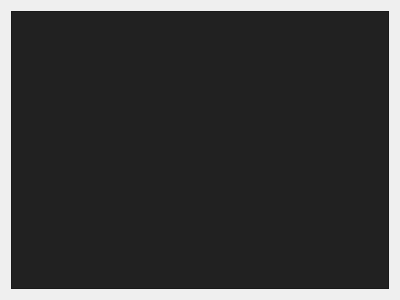
<?xml version="1.0" encoding="UTF-8"?>
<ui version="4.0">
 <class>QTIOWidget</class>
 <widget class="QWidget" name="QTIOWidget">
  <property name="geometry">
   <rect>
    <x>0</x>
    <y>0</y>
    <width>400</width>
    <height>300</height>
   </rect>
  </property>
  <property name="windowTitle">
   <string>QTIOWidget</string>
  </property>
  <layout class="QHBoxLayout" name="horizontalLayout">
   <item>
    <widget class="QPlainTextEdit" name="ioTextEdit">
     <property name="sizePolicy">
      <sizepolicy hsizetype="Preferred" vsizetype="Preferred">
       <horstretch>0</horstretch>
       <verstretch>0</verstretch>
      </sizepolicy>
     </property>
     <property name="palette">
      <palette>
       <active>
        <colorrole role="Button">
         <brush brushstyle="SolidPattern">
          <color alpha="255">
           <red>33</red>
           <green>33</green>
           <blue>33</blue>
          </color>
         </brush>
        </colorrole>
        <colorrole role="Text">
         <brush brushstyle="SolidPattern">
          <color alpha="255">
           <red>250</red>
           <green>250</green>
           <blue>250</blue>
          </color>
         </brush>
        </colorrole>
        <colorrole role="Base">
         <brush brushstyle="SolidPattern">
          <color alpha="255">
           <red>33</red>
           <green>33</green>
           <blue>33</blue>
          </color>
         </brush>
        </colorrole>
        <colorrole role="Window">
         <brush brushstyle="SolidPattern">
          <color alpha="255">
           <red>33</red>
           <green>33</green>
           <blue>33</blue>
          </color>
         </brush>
        </colorrole>
       </active>
       <inactive>
        <colorrole role="Button">
         <brush brushstyle="SolidPattern">
          <color alpha="255">
           <red>33</red>
           <green>33</green>
           <blue>33</blue>
          </color>
         </brush>
        </colorrole>
        <colorrole role="Text">
         <brush brushstyle="SolidPattern">
          <color alpha="255">
           <red>250</red>
           <green>250</green>
           <blue>250</blue>
          </color>
         </brush>
        </colorrole>
        <colorrole role="Base">
         <brush brushstyle="SolidPattern">
          <color alpha="255">
           <red>33</red>
           <green>33</green>
           <blue>33</blue>
          </color>
         </brush>
        </colorrole>
        <colorrole role="Window">
         <brush brushstyle="SolidPattern">
          <color alpha="255">
           <red>33</red>
           <green>33</green>
           <blue>33</blue>
          </color>
         </brush>
        </colorrole>
       </inactive>
       <disabled>
        <colorrole role="Button">
         <brush brushstyle="SolidPattern">
          <color alpha="255">
           <red>33</red>
           <green>33</green>
           <blue>33</blue>
          </color>
         </brush>
        </colorrole>
        <colorrole role="Text">
         <brush brushstyle="SolidPattern">
          <color alpha="255">
           <red>120</red>
           <green>120</green>
           <blue>120</blue>
          </color>
         </brush>
        </colorrole>
        <colorrole role="Base">
         <brush brushstyle="SolidPattern">
          <color alpha="255">
           <red>33</red>
           <green>33</green>
           <blue>33</blue>
          </color>
         </brush>
        </colorrole>
        <colorrole role="Window">
         <brush brushstyle="SolidPattern">
          <color alpha="255">
           <red>33</red>
           <green>33</green>
           <blue>33</blue>
          </color>
         </brush>
        </colorrole>
       </disabled>
      </palette>
     </property>
     <property name="styleSheet">
      <string notr="true">background-color: rgb(33, 33, 33);</string>
     </property>
     <property name="plainText">
      <string/>
     </property>
    </widget>
   </item>
  </layout>
 </widget>
 <layoutdefault spacing="6" margin="11"/>
 <resources/>
 <connections/>
</ui>
